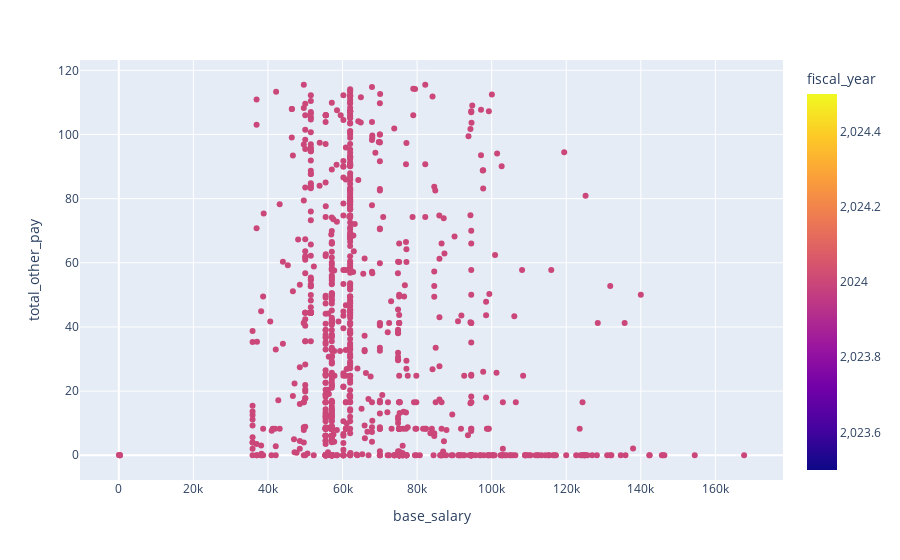

Notebook source saved alongside this figure:
### Code cell
fig2 = px.scatter(
    pay_clean,
    x = "base_salary",
    y = "total_other_pay",
    color = "fiscal_year"
)

fig2.show()

### Figure 1 — Plotly figure (JSON) as saved in the notebook; plotly's stock layout.template omitted (floating-point values rounded to 4 significant figures; data arrays with more than 128 entries replaced by an {"elided": "..."} marker saying what was removed)
{"data": [{"hovertemplate": "base_salary=%{x}<br>total_other_pay=%{y}<br>fiscal_year=%{marker.color}<extra></extra>", "legendgroup": "", "marker": {"color": {"elided": "1000 int values"}, "coloraxis": "coloraxis", "symbol": "circle"}, "mode": "markers", "name": "", "orientation": "v", "showlegend": false, "type": "scatter", "x": {"elided": "1000 float values"}, "xaxis": "x", "y": {"elided": "1000 float values"}, "yaxis": "y"}], "layout": {"autosize": true, "coloraxis": {"colorbar": {"title": {"text": "fiscal_year"}}, "colorscale": [[0, "#0d0887"], [0.1111, "#46039f"], [0.2222, "#7201a8"], [0.3333, "#9c179e"], [0.4444, "#bd3786"], [0.5556, "#d8576b"], [0.6667, "#ed7953"], [0.7778, "#fb9f3a"], [0.8889, "#fdca26"], [1, "#f0f921"]]}, "legend": {"tracegroupgap": 0}, "margin": {"t": 60}, "xaxis": {"anchor": "y", "autorange": true, "domain": [0, 1], "range": [-10820.0, 178500.0], "title": {"text": "base_salary"}, "type": "linear"}, "yaxis": {"anchor": "x", "autorange": true, "domain": [0, 1], "range": [-8.943, 124.4], "title": {"text": "total_other_pay"}, "type": "linear"}}}
